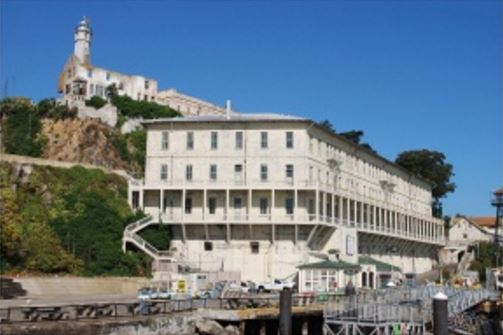
#> input picture n4_multiple_view_geometry/alcatraz1.jpg, 503 x 335 px
$ python example_3d_reconstruction.py
#> lines starting #> are read from the running program, lines starting #| are printed output that depends on the picture
### n1_local_image_descriptors/sift.py
import os
from PIL import Image
from numpy.ma import cos, sin, arccos
from pylab import *
from scipy.constants import pi


def process_image(imagename,resultname,params="--edge-thresh 10 --peak-thresh 5"):
    """ Process an image using sift and save the results in a file. """

    if imagename[-3:] != 'pgm':
        # create a pgm file
        im = Image.open(imagename).convert('L')
        im.save('tmp.pgm')
        imagename = 'tmp.pgm'

    cmmd = str("sift "+imagename+" --output="+resultname+ " "+params)
    os.system(cmmd)
    print('processed', imagename, 'to', resultname)
    # each line in the output file represents a interest point
    # each line contains coordinates, scale, rotation angle, and then 128 values of the descriptor


def read_features_from_file(filename):
    """ Read feature properties and return in matrix form. """
    f = loadtxt(filename)
    return f[:, :4],f[:, 4:]    # feature locations, descriptors


def write_features_to_file(filename, locs, desc):
    """ Save feature location and descriptor to file. """
    savetxt(filename, hstack((locs, desc)))     # hstack() horizontally stacks the two arrays by concatenating the rows


# [123 lines left out: functions plot_features, match, match_twosided, appendimages, plot_matches, sample_find_features and 1 more, not called in this run]


# sample_find_features()
# sample_match_images()

### n4_multiple_view_geometry/example_3d_reconstruction.py
from n4_multiple_view_geometry import sfm
from n2_image_to_image_mappings import homography
from n1_local_image_descriptors import sift

from numpy import *
from PIL import Image
from pylab import *
from numpy.linalg import inv


# calibration
K = array([[2394,0,932],[0,2398,628],[0,0,1]])

# load images and compute features
im1 = array(Image.open('alcatraz1.jpg'))
#> im1 is the input picture: shape (335, 503, 3); mean R, G, B 104.8, 122.5, 137.9
sift.process_image('alcatraz1.jpg','im1.sift')
#> in process_image, `im = Image.open(imagename).convert('L')`:
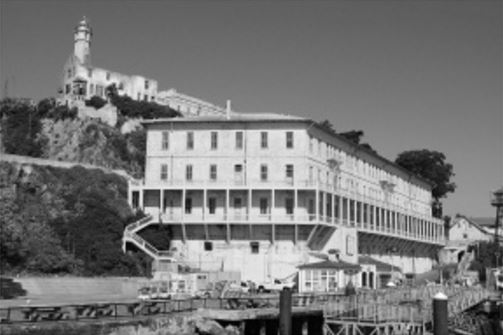
#> im: PIL image 503x335 L; min 0, max 254, mean 118.9
l1,d1 = sift.read_features_from_file('im1.sift')
#> (the run stopped early here; a loop or call above may not have finished)

$ run again, with n4_multiple_view_geometry/tsukuba1.jpg copied over n4_multiple_view_geometry/alcatraz1.jpg
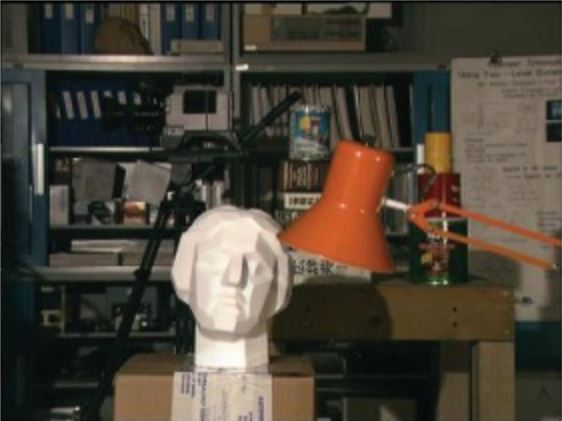
#> input picture n4_multiple_view_geometry/tsukuba1.jpg, 562 x 421 px
#> im1 is the input picture: shape (421, 562, 3); mean R, G, B 75.4, 67.9, 56.4
#> in process_image, `im = Image.open(imagename).convert('L')`:
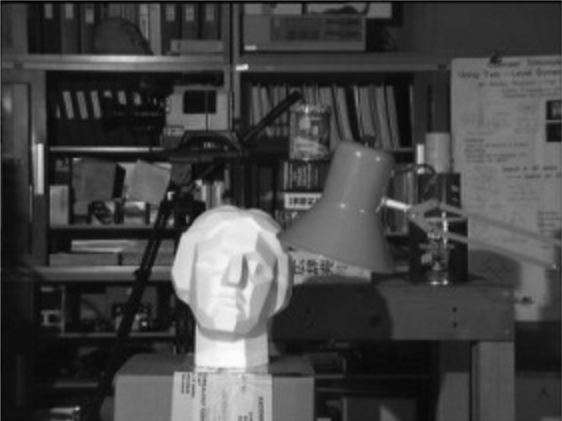
#> im: PIL image 562x421 L; min 0, max 253, mean 68.9
